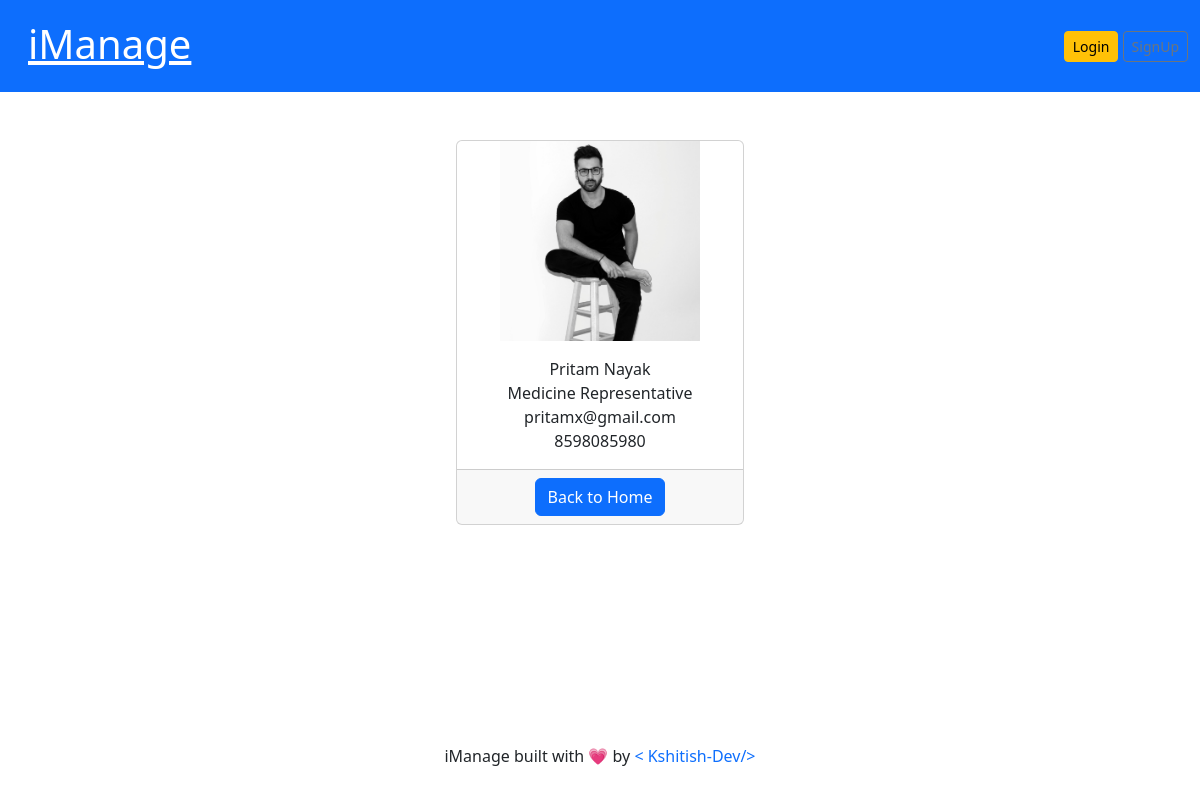
Page /employees/8/ on the committed database.
### employees/models.py (models this page shows, shortened)
class  Employee(models.Model):
    first_name = models.CharField(max_length=100)
    last_name = models.CharField(max_length=100)
    photo = models.ImageField(upload_to='images')       #<-- this is media file
    designation = models.CharField(max_length=100)
    email_address = models.EmailField(max_length=100, unique=True)
    phone_number = models.CharField(max_length=12 , blank=True)
    created_at = models.DateTimeField(auto_now_add=True)
    updated_at = models.DateTimeField(auto_now=True)

### employees/views.py (the view)
# urls.py: path('<int:pk>/', views.employee_details, name='employee_details'),
def employee_details(request, pk):
    employee = get_object_or_404(Employee, pk=pk)
    context  = {
        'employee' : employee
    }
    return render(request, 'employee_details.html', context)

### templates/employee_details.html
{% extends 'base.html' %}
{% block content %}
    <div class="container pt-5">
      <div class="card mx-auto" style="width: 18rem;">
        <img class="card-img-top" src="{{employee.photo.url}}" alt="employee-photo" style="height: 200px; width: 100%; object-fit: contain; object-position: center;">        <div class="card-body text-center">
          <p class="card-text m-0">{{ employee.first_name }} {{ employee.last_name }} </p>
          <p class="card-text m-0">{{ employee.designation }} </p>
          <p class="card-text m-0">{{ employee.email_address }} </p>
          <p class="card-text m-0">{{ employee.phone_number }} </p>
        </div>
        <div class="card-footer text-center">
          <a href="{% url 'home' %}" class="btn btn-primary">Back to Home</a>
        </div>
      </div>
    </div>
{% endblock %}

### rows in the picture
Employee: photo (picture), first_name "Pritam", last_name "Nayak", designation "Medicine Representative", email_address "pritamx@gmail.com", phone_number "8598085980"
